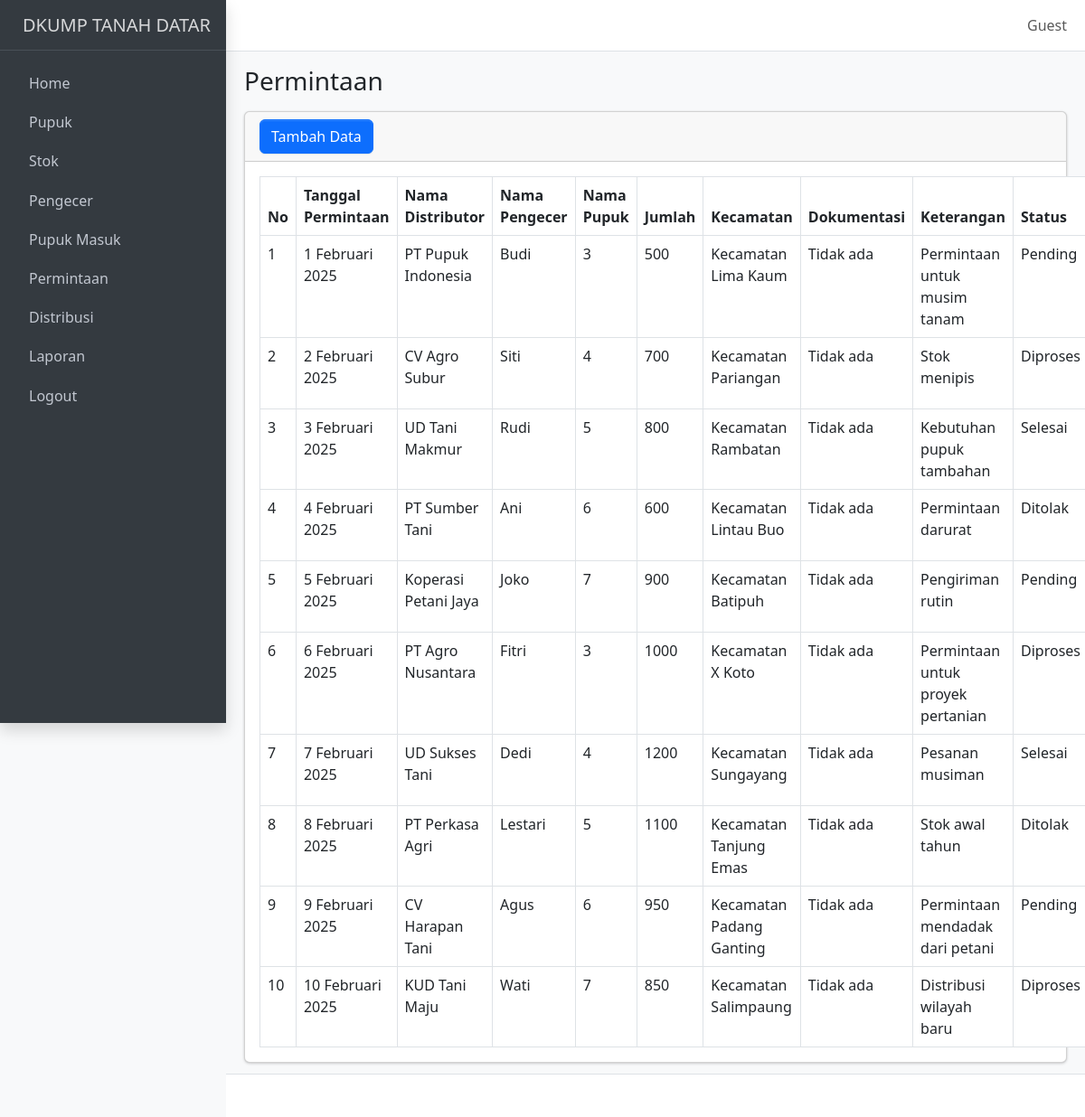
Screenshot of /permintaan.php with the database file from the repository.
### tables this page shows
CREATE TABLE `permintaan` (
  `id_permintaan` int NOT NULL,
  `tanggal_permintaan` date NOT NULL,
  `nama_distributor` varchar(255) NOT NULL,
  `id_pupuk` int NOT NULL,
  `id_pengecer` int NOT NULL,
  `jumlah` int NOT NULL,
  `kecamatan` varchar(255) NOT NULL,
  `dokumentasi` varchar(255) DEFAULT NULL,
  `keterangan` text,
  `status` enum('Pending','Diproses','Selesai','Ditolak') NOT NULL DEFAULT 'Pending'
);

CREATE TABLE `pengecer` (
  `id_pengecer` int NOT NULL,
  `nama_pengecer` varchar(255) NOT NULL,
  `jenis_kelamin` enum('Laki-laki','Perempuan') NOT NULL,
  `tanggal_lahir` date NOT NULL,
  `no_hp` varchar(20) NOT NULL,
  `alamat` text NOT NULL
);

### permintaan.php (the view, shortened to what this page needs)
<?php include 'template/header.php'; ?>
<body class="layout-fixed sidebar-expand-lg bg-body-tertiary">
    <div class="app-wrapper">
        <?php include 'template/navbar.php'; ?>
        <?php include 'template/sidebar.php'; ?>
        <main class="app-main">
            <div class="app-content-header">
                <div class="container-fluid">
                    <div class="row">
                        <div class="col-sm-6">
                            <h3 class="mb-0">Permintaan</h3>
                        </div>
                    </div>
                </div>
            </div>
            <div class="app-content">
                <div class="container-fluid">
                    <div class="card">
                        <div class="card-header">
                            <button type="button" class="btn btn-primary" data-bs-toggle="modal" data-bs-target="#modalTambahPermintaan">
                                Tambah Data
                            </button>
                        </div>
                        <div class="card-body">
                            <?php
                            include 'koneksi.php';
                            $query = "SELECT permintaan.*, pengecer.nama_pengecer
              FROM permintaan
              JOIN pengecer ON permintaan.id_pengecer = pengecer.id_pengecer";
                            $result = $koneksi->query($query);
                            $no = 1;
                            if ($result->num_rows > 0) {
                                echo "<table class='table table-bordered'>";
                                echo "<thead>
            <tr>
                <th>No</th>
                <th>Tanggal Permintaan</th>
                <th>Nama Distributor</th>
                <th>Nama Pengecer</th>
                <th>Nama Pupuk</th>
                <th>Jumlah</th>
                <th>Kecamatan</th>
                <th>Dokumentasi</th>
                <th>Keterangan</th>
                <th>Status</th>
                <th>Aksi</th>
            </tr>
        </thead>";
                                echo "<tbody>";
                                while ($row = $result->fetch_assoc()) {
                                    echo "<tr>
                <td>{$no}</td>
                <td>";
                                    $bulanIndo = [
                                        1 => 'Januari',
                                        2 => 'Februari',
                                        3 => 'Maret',
                                        4 => 'April',
                                        5 => 'Mei',
                                        6 => 'Juni',
                                        7 => 'Juli',
                                        8 => 'Agustus',
                                        9 => 'September',
                                        10 => 'Oktober',
                                        11 => 'November',
                                        12 => 'Desember'
                                    ];
                                    $tanggal = $row['tanggal_permintaan'];
                                    $timestamp = strtotime($tanggal);
                                    $day = date('j', $timestamp);
                                    $month = $bulanIndo[(int)date('m', $timestamp)];
                                    $year = date('Y', $timestamp);
                                    echo "$day $month $year";
                                    echo "</td>
                <td>{$row['nama_distributor']}</td>
                <td>{$row['nama_pengecer']}</td>
                <td>{$row['id_pupuk']}</td>
                <td>{$row['jumlah']}</td>
                <td>{$row['kecamatan']}</td>
                <td>";
                                    $file_path = "uploads/{$row['dokumentasi']}";
                                    if (file_exists($file_path) && !empty($row['dokumentasi'])) {
                                        echo "<a href='$file_path' target='_blank'>Lihat</a>";
                                    } else {
                                        echo "Tidak ada";
                                    }
                                    echo "</td>
                <td>{$row['keterangan']}</td>
                <td>{$row['status']}</td>
                <td>
                    <button class='btn btn-warning btn-sm' data-bs-toggle='modal' data-bs-target='#modalEditPermintaan{$row['id_permintaan']}'>Edit</button>
                    <a href='crud/hapus_permintaan.php?id={$row['id_permintaan']}' onclick='return confirm(\"Apakah Anda yakin ingin menghapus data ini?\")' class='btn btn-danger btn-sm'>Hapus</a>
                </td>
            </tr>";
                                    $no++;
                                }
                                echo "</tbody></table>";
                            } else {
                                echo "<p class='text-center'>Tidak ada data.</p>";
                            }
                            ?>
                        </div>
                    </div>
                </div>
            </div>
        </main>
        <footer class="app-footer"></footer>
    </div>
</body>
</html>

### rows the page displays
permintaan: tanggal_permintaan "1", tanggal_permintaan "Februari", tanggal_permintaan "2025", nama_distributor "PT Pupuk Indonesia", id_pengecer.nama_pengecer "Budi", id_pupuk "3", jumlah "500", kecamatan "Kecamatan Lima Kaum", dokumentasi "Tidak ada", keterangan "Permintaan untuk musim tanam", status "Pending"
permintaan: tanggal_permintaan "2", tanggal_permintaan "Februari", tanggal_permintaan "2025", nama_distributor "CV Agro Subur", id_pengecer.nama_pengecer "Siti", id_pupuk "4", jumlah "700", kecamatan "Kecamatan Pariangan", dokumentasi "Tidak ada", keterangan "Stok menipis", status "Diproses"
permintaan: tanggal_permintaan "3", tanggal_permintaan "Februari", tanggal_permintaan "2025", nama_distributor "UD Tani Makmur", id_pengecer.nama_pengecer "Rudi", id_pupuk "5", jumlah "800", kecamatan "Kecamatan Rambatan", dokumentasi "Tidak ada", keterangan "Kebutuhan pupuk tambahan", status "Selesai"
permintaan: tanggal_permintaan "4", tanggal_permintaan "Februari", tanggal_permintaan "2025", nama_distributor "PT Sumber Tani", id_pengecer.nama_pengecer "Ani", id_pupuk "6", jumlah "600", kecamatan "Kecamatan Lintau Buo", dokumentasi "Tidak ada", keterangan "Permintaan darurat", status "Ditolak"
permintaan: tanggal_permintaan "5", tanggal_permintaan "Februari", tanggal_permintaan "2025", nama_distributor "Koperasi Petani Jaya", id_pengecer.nama_pengecer "Joko", id_pupuk "7", jumlah "900", kecamatan "Kecamatan Batipuh", dokumentasi "Tidak ada", keterangan "Pengiriman rutin", status "Pending"
permintaan: tanggal_permintaan "6", tanggal_permintaan "Februari", tanggal_permintaan "2025", nama_distributor "PT Agro Nusantara", id_pengecer.nama_pengecer "Fitri", id_pupuk "3", jumlah "1000", kecamatan "Kecamatan X Koto", dokumentasi "Tidak ada", keterangan "Permintaan untuk proyek pertanian", status "Diproses"
permintaan: tanggal_permintaan "7", tanggal_permintaan "Februari", tanggal_permintaan "2025", nama_distributor "UD Sukses Tani", id_pengecer.nama_pengecer "Dedi", id_pupuk "4", jumlah "1200", kecamatan "Kecamatan Sungayang", dokumentasi "Tidak ada", keterangan "Pesanan musiman", status "Selesai"
permintaan: tanggal_permintaan "8", tanggal_permintaan "Februari", tanggal_permintaan "2025", nama_distributor "PT Perkasa Agri", id_pengecer.nama_pengecer "Lestari", id_pupuk "5", jumlah "1100", kecamatan "Kecamatan Tanjung Emas", dokumentasi "Tidak ada", keterangan "Stok awal tahun", status "Ditolak"
permintaan: tanggal_permintaan "9", tanggal_permintaan "Februari", tanggal_permintaan "2025", nama_distributor "CV Harapan Tani", id_pengecer.nama_pengecer "Agus", id_pupuk "6", jumlah "950", kecamatan "Kecamatan Padang Ganting", dokumentasi "Tidak ada", keterangan "Permintaan mendadak dari petani", status "Pending"
permintaan: tanggal_permintaan "10", tanggal_permintaan "Februari", tanggal_permintaan "2025", nama_distributor "KUD Tani Maju", id_pengecer.nama_pengecer "Wati", id_pupuk "7", jumlah "850", kecamatan "Kecamatan Salimpaung", dokumentasi "Tidak ada", keterangan "Distribusi wilayah baru", status "Diproses"

### other values shown
$_SESSION['nama_lengkap'] "Guest"
